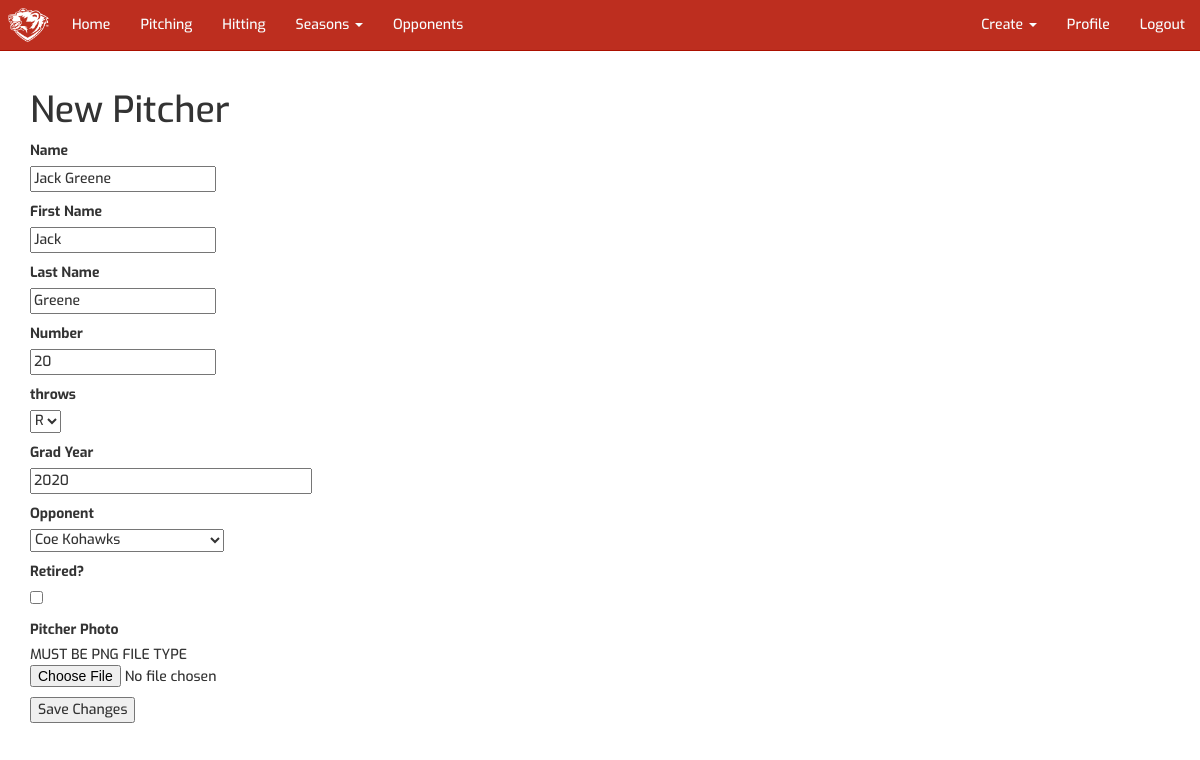
Page /edit_pitcher/88 (signed in) on the earlier database version.
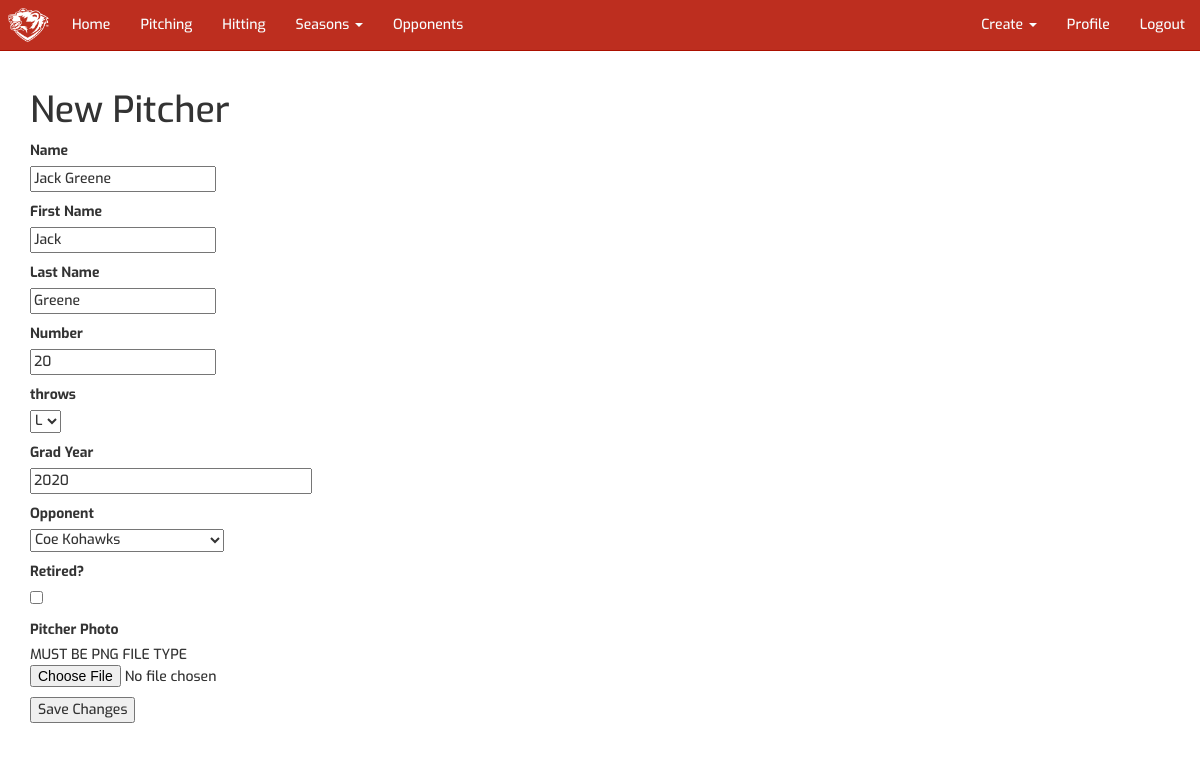
Same page on the later database version.
### app/models.py (models this page shows, shortened)
class Pitcher(db.Model):
    id = db.Column(db.Integer, primary_key=True)
    name = db.Column(db.String(64), index=True)
    firstname = db.Column(db.String(64), index=True)
    lastname = db.Column(db.String(64), index=True)
    number = db.Column(db.Integer, index=True)
    notes = db.Column(db.String(1024), index=True)
    throws = db.Column(db.String(64), index=True)
    grad_year = db.Column(db.String(8), index=True)
    opponent_id = db.Column(db.Integer, db.ForeignKey('opponent.id'), index=True)
    retired = db.Column(db.Boolean, index=True)
    outings = db.relationship('Outing', backref='pitcher', lazy='dynamic')

class Opponent(db.Model):
    id = db.Column(db.Integer, primary_key=True)
    name = db.Column(db.String(64), index=True)
    outings = db.relationship('Outing', backref='opponent', lazy='dynamic')
    batters = db.relationship('Batter', backref='opponent', lazy='dynamic', order_by="Batter.lastname")
    pitchers = db.relationship('Pitcher', backref='opponent', lazy='dynamic', order_by="Pitcher.lastname")
    games = db.relationship('Game', backref='opponent', lazy='dynamic')
    def __repr__(self):
        return self.name

### app/views/pitcher.py (the view, shortened to what this page needs)
@pitcher.route('/edit_pitcher/<id>', methods=['GET','POST'])
@login_required
def edit_pitcher(id):
    if not current_user.admin:
        flash("Admin feature only")
        return redirect(url_for('index'))
    form = EditPitcherForm()
    pitcher = Pitcher.query.filter_by(id=id).first()
    opponents = Opponent.query.all()
    opponent_choices = []
    for o in opponents:
        opponent_choices.append((str(o.id),o))
    form.opponent.choices = opponent_choices
    return render_template(
        'pitcher/edit_pitcher.html',
        pitcher = pitcher,
        opponents = opponents,
        form = form
    )

### app/forms.py
class EditPitcherForm(FlaskForm):
    name = StringField('Name', validators=[Optional()])
    firstname = StringField("First Name", validators=[Optional()])
    lastname = StringField("Last Name", validators=[Optional()])
    number = StringField('Number', validators=[Optional()])
    throws = SelectField(
        'throws',
        choices=[('R', 'R'), ('L', 'L')],
        validators=[Optional()])
    grad_year = StringField('Grad Year', validators=[Optional()])
    opponent = SelectField('Opponent', validators=[Optional()])
    retired = BooleanField('Retired?')
    file = FileField('Pitcher Photo', validators=[FileRequired()])
    submit = SubmitField('Save Changes')

### app/models.py (called while the page is built)
@login.user_loader
def load_user(id):
    return User.query.get(int(id))

    def __repr__(self):
        return f'{self.semester} {self.year}'

### app/routes.py (called while the page is built)
@app.context_processor
def template_variables():
    return dict(
        current_season=getCurrentSeason(),
        old_seasons=getOldSeasons())

def getCurrentSeason():
    current_season = Season.query.filter_by(current_season=True).first()
    return current_season

### app/templates/pitcher/edit_pitcher.html (shortened to what this page needs)
{% extends "base.html" %}
{% block app_content %}
    <div class="main">
        <h1>New Pitcher</h1>
        <form method="post" enctype="multipart/form-data" novalidate>
            <p>
                {{ form.name.label }}<br>
                {{ form.name(value = pitcher.name) }}
            </p>
            <p>
                {{ form.firstname.label }}<br>
                {{ form.firstname(value = pitcher.firstname) }}
            </p>
            <p>
                {{ form.lastname.label }}<br>
                {{ form.lastname(value = pitcher.lastname) }}
            </p>
            <p>
                {{ form.number.label }}<br>
                {{ form.number(value = pitcher.number) }}
            </p>
            <p>
                {{ form.throws.label }}<br>
                <select id="throws" name="throws">
                    <option value="R" {% if pitcher.throws == 'R' %} selected='selected' {% endif %}>R</option>
                    <option value="L" {% if pitcher.throws == 'L' %} selected='selected' {% endif %}>L</option>
                </select>
            </p>
            <p>
                {{ form.grad_year.label }}<br>
                {{ form.grad_year(size=32, value=pitcher.grad_year) }}
            </p>
            <p>
                {{ form.opponent.label }}<br>
                <select id="opponent" name="opponent">
                    {% for o in opponents %}
                        <option value="{{o.id}}" {% if pitcher.opponent_id==o.id %} selected {% endif %}>{{ o }}</option>
                    {% endfor %}
                </select>
            </p>
            <p>
                {{ form.retired.label }}<br>
                {{ form.retired() }}
            </p>
            <p>
                {{ form.file.label }} <br>
                MUST BE PNG FILE TYPE
                {{ form.file() }}
            </p>
            <p>
                {{ form.submit() }}
            </p>
        </form>
    </div>
{% endblock %}

Differences in the rows shown:
changed Pitcher "Jack Greene": throws "R" → "L"
